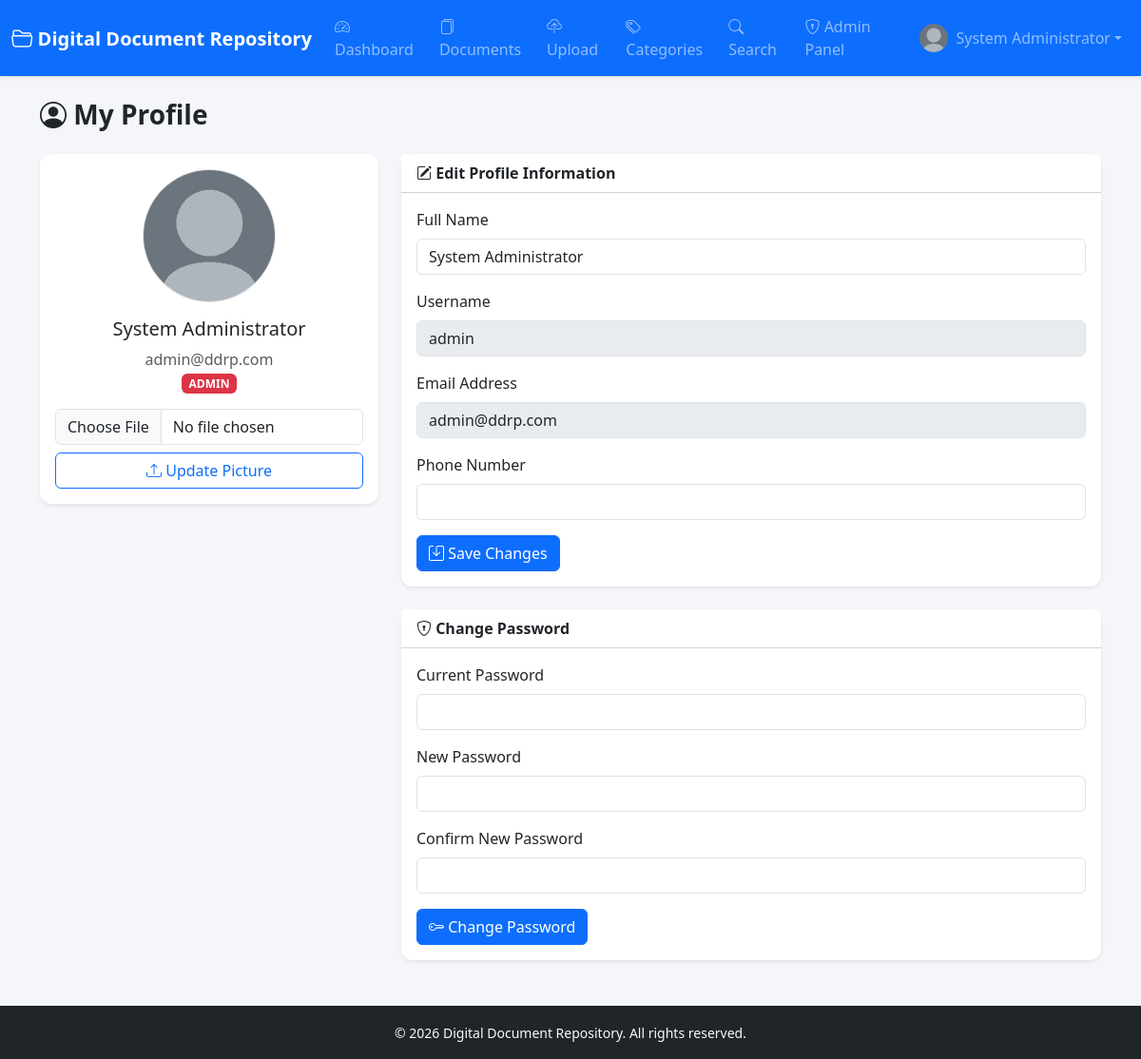
The app's page /profile.php (signed in) with its own data.
### tables this page shows
CREATE TABLE users (
    user_id         INT AUTO_INCREMENT PRIMARY KEY,
    full_name       VARCHAR(100)        NOT NULL,
    email           VARCHAR(150)        NOT NULL UNIQUE,
    username        VARCHAR(50)         NOT NULL UNIQUE,
    password        VARCHAR(255)        NOT NULL,
    role            ENUM('admin','user') NOT NULL DEFAULT 'user',
    profile_picture VARCHAR(255)        DEFAULT 'assets/images/default-avatar.png',
    phone           VARCHAR(20)         DEFAULT NULL,
    status          ENUM('active','blocked') NOT NULL DEFAULT 'active',
    reset_token     VARCHAR(255)        DEFAULT NULL,
    reset_expiry    DATETIME            DEFAULT NULL,
    created_at      TIMESTAMP           NOT NULL DEFAULT CURRENT_TIMESTAMP,
    updated_at      TIMESTAMP           NOT NULL DEFAULT CURRENT_TIMESTAMP ON UPDATE CURRENT_TIMESTAMP
);

### includes/functions.php (called while the page is built, shortened)
<?php
function sanitize($data)
{
    return htmlspecialchars(trim($data), ENT_QUOTES, 'UTF-8');
}
?>

### profile.php (the view, shortened to what this page needs)
<?php
require_once 'config/database.php';
require_once 'includes/functions.php';
$userId = $_SESSION['user_id'];
$stmt = $conn->prepare("SELECT * FROM users WHERE user_id = ?");
$stmt->bind_param("i", $userId);
$stmt->execute();
$user = $stmt->get_result()->fetch_assoc();
require_once 'includes/header.php';
?>
<h3 class="fw-bold mb-4"><i class="bi bi-person-circle"></i> My Profile</h3>
<div class="row g-4">
    <div class="col-lg-4">
        <div class="card border-0 shadow-sm text-center">
            <div class="card-body">
                <img src="<?php echo BASE_URL . $user['profile_picture']; ?>" class="rounded-circle mb-3 border" width="140" height="140" style="object-fit:cover;">
                <h5><?php echo sanitize($user['full_name']); ?></h5>
                <p class="text-muted mb-3"><?php echo sanitize($user['email']); ?> <br>
                    <span class="badge bg-<?php echo $user['role']=='admin'?'danger':'primary'; ?> text-uppercase"><?php echo $user['role']; ?></span>
                </p>
                <form method="POST" action="profile.php" enctype="multipart/form-data">
                    <input type="file" name="profile_picture" class="form-control mb-2" accept=".jpg,.jpeg,.png" required>
                    <button type="submit" class="btn btn-outline-primary w-100"><i class="bi bi-upload"></i> Update Picture</button>
                </form>
            </div>
        </div>
    </div>
    <div class="col-lg-8">
        <div class="card border-0 shadow-sm mb-4">
            <div class="card-header bg-white fw-bold"><i class="bi bi-pencil-square"></i> Edit Profile Information</div>
            <div class="card-body">
                <form method="POST" action="profile.php">
                    <div class="mb-3">
                        <label class="form-label">Full Name</label>
                        <input type="text" name="full_name" class="form-control" required value="<?php echo sanitize($user['full_name']); ?>">
                    </div>
                    <div class="mb-3">
                        <label class="form-label">Username</label>
                        <input type="text" class="form-control" value="<?php echo sanitize($user['username']); ?>" disabled>
                    </div>
                    <div class="mb-3">
                        <label class="form-label">Email Address</label>
                        <input type="email" class="form-control" value="<?php echo sanitize($user['email']); ?>" disabled>
                    </div>
                    <div class="mb-3">
                        <label class="form-label">Phone Number</label>
                        <input type="text" name="phone" class="form-control" value="<?php echo sanitize($user['phone']); ?>">
                    </div>
                    <button type="submit" class="btn btn-primary"><i class="bi bi-save"></i> Save Changes</button>
                </form>
            </div>
        </div>
        <div class="card border-0 shadow-sm">
            <div class="card-header bg-white fw-bold"><i class="bi bi-shield-lock"></i> Change Password</div>
            <div class="card-body">
                <form method="POST" action="profile.php">
                    <div class="mb-3">
                        <label class="form-label">Current Password</label>
                        <input type="password" name="current_password" class="form-control" required>
                    </div>
                    <div class="mb-3">
                        <label class="form-label">New Password</label>
                        <input type="password" name="new_password" class="form-control" required minlength="6">
                    </div>
                    <div class="mb-3">
                        <label class="form-label">Confirm New Password</label>
                        <input type="password" name="confirm_password" class="form-control" required minlength="6">
                    </div>
                    <button type="submit" class="btn btn-primary"><i class="bi bi-key"></i> Change Password</button>
                </form>
            </div>
        </div>
    </div>
</div>
<?php require_once 'includes/footer.php'; ?>

### assets/css/style.css (style rules this page uses)
body { background-color: #f4f6f9; font-family: 'Segoe UI', Roboto, Arial, sans-serif; }
.card { border-radius: 12px; }

### records on screen
users: profile_picture (placeholder picture), full_name "System Administrator", email "admin@ddrp.com", role "ADMIN", username "admin"

### other values on screen
SITE_NAME "Digital Document Repository"
$_SESSION['full_name'] "System Administrator"
